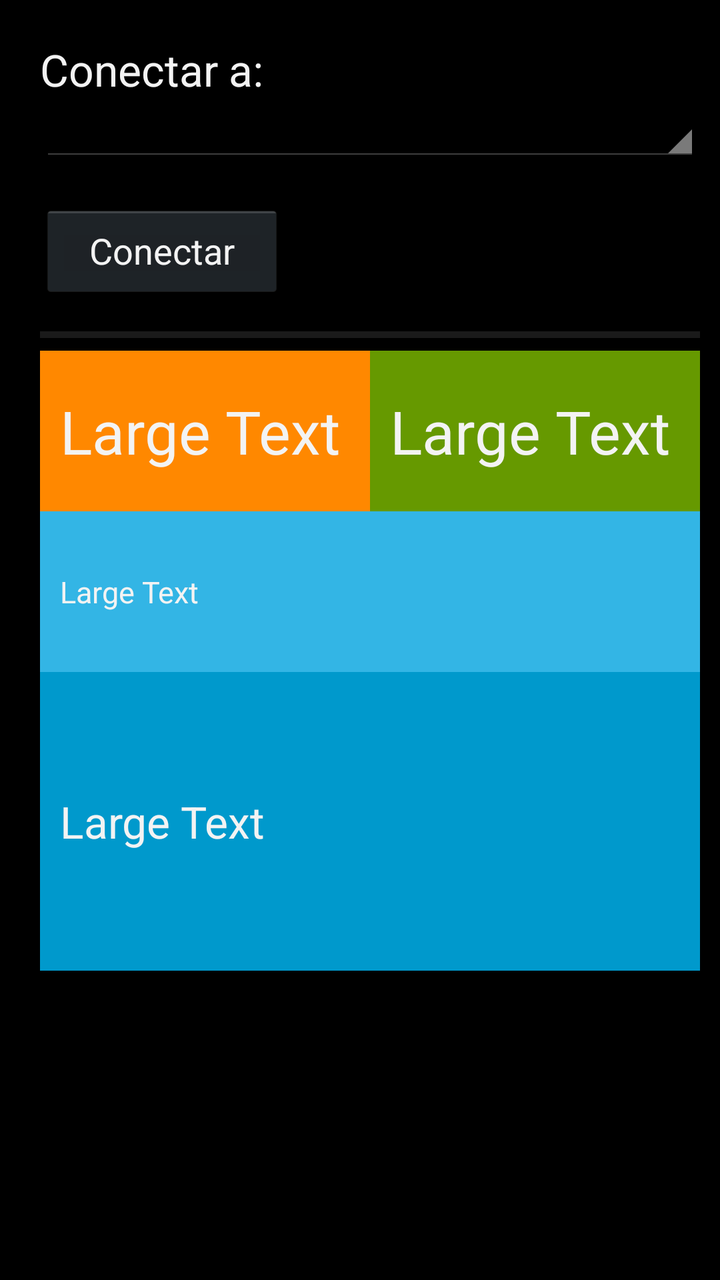
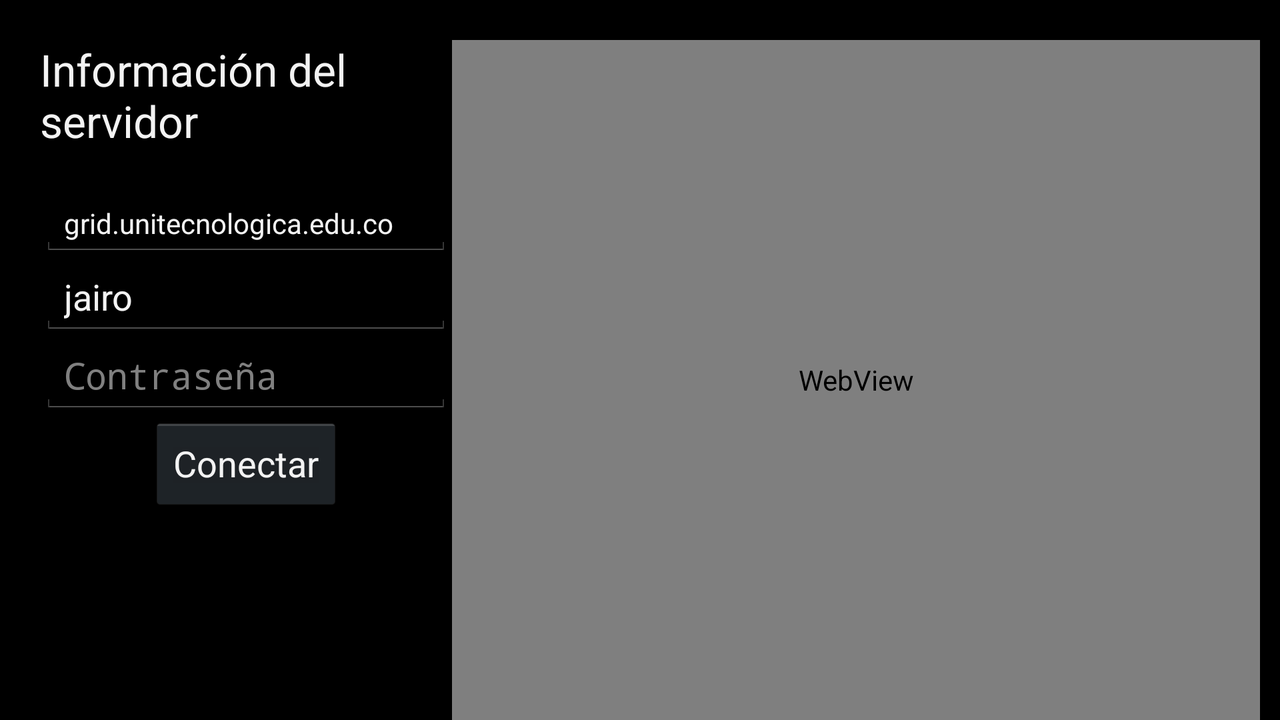

The same Android screen from two of the app's own layout files: first res/layout/ as a phone draws it, then the repository's variant for another configuration, drawn on a device whose configuration selects that folder. Both files follow.
<!-- AndroidManifest.xml: application theme AppTheme -->
<!-- res/layout/activity_server.xml -->
<LinearLayout xmlns:android="http://schemas.android.com/apk/res/android"
    android:orientation="vertical"
    android:layout_width="fill_parent"
    android:layout_height="fill_parent"
    android:paddingTop="20dp"
    android:paddingRight="10dp"
    android:paddingLeft="20dp"
    android:weightSum="1">

    <TextView
        android:layout_width="wrap_content"
        android:layout_height="wrap_content"
        android:textAppearance="?android:attr/textAppearanceLarge"
        android:text="@string/connect_to"
        android:id="@+id/tvConnectTo" />

    <Spinner
        android:layout_width="match_parent"
        android:layout_height="wrap_content"
        android:id="@+id/spinner"
        android:padding="5dp" />

    <LinearLayout
        android:orientation="horizontal"
        android:layout_width="fill_parent"
        android:layout_height="wrap_content"
        android:paddingTop="20dp">

        <Button
            android:layout_width="122dp"
            android:layout_height="wrap_content"
            android:text="@string/connect_bt"
            android:id="@+id/button"
            android:layout_gravity="center_horizontal"
            android:onClick="ConnectClick"
            android:layout_marginTop="10dp" />
    </LinearLayout>

    <ProgressBar
        style="?android:attr/progressBarStyleHorizontal"
        android:layout_width="fill_parent"
        android:layout_height="wrap_content"
        android:id="@+id/progressBar"
        android:progress="0"
        android:indeterminate="false" />

    <TableLayout
        android:layout_width="fill_parent"
        android:layout_height="fill_parent"
        android:layout_gravity="center_horizontal"
        android:layout_weight="0.64"
        android:id="@+id/infopanel">

        <TableRow
            android:layout_width="fill_parent"
            android:layout_height="fill_parent">

            <TextView
                android:layout_width="match_parent"
                android:layout_height="wrap_content"
                android:layout_weight="50"
                android:textAppearance="?android:attr/textAppearanceLarge"
                android:text="Large Text"
                android:id="@+id/memtotal_tx"
                android:paddingTop="20dp"
                android:paddingBottom="20dp"
                android:background="@android:color/holo_orange_dark"
                android:paddingLeft="10dp"
                android:textSize="30dp" />

            <TextView
                android:layout_width="match_parent"
                android:layout_height="wrap_content"
                android:layout_weight="50"
                android:textAppearance="?android:attr/textAppearanceLarge"
                android:text="Large Text"
                android:id="@+id/memfree_tx"
                android:paddingTop="20dp"
                android:paddingBottom="20dp"
                android:paddingLeft="10dp"
                android:textSize="30dp"
                android:background="@android:color/holo_green_dark" />
        </TableRow>

        <TableRow
            android:layout_width="fill_parent"
            android:layout_height="fill_parent">

            <TextView
                android:layout_width="match_parent"
                android:layout_height="wrap_content"
                android:layout_weight="70"
                android:textAppearance="?android:attr/textAppearanceLarge"
                android:text="Large Text"
                android:id="@+id/uptime_tx"
                android:background="@android:color/holo_blue_light"
                android:paddingTop="30dp"
                android:paddingBottom="30dp"
                android:paddingLeft="10dp"
                android:textSize="15dp"
                android:maxWidth="100dp" />
        </TableRow>

        <TableRow
            android:layout_width="fill_parent"
            android:layout_height="fill_parent">

            <TextView
                android:layout_width="match_parent"
                android:layout_height="wrap_content"
                android:layout_weight="80"
                android:textAppearance="?android:attr/textAppearanceLarge"
                android:text="Large Text"
                android:id="@+id/cpu_tx"
                android:background="@android:color/holo_blue_dark"
                android:paddingLeft="10dp"
                android:paddingTop="60dp"
                android:paddingBottom="60dp" />
        </TableRow>

    </TableLayout>

</LinearLayout>
<!-- resources referenced by this layout -->
<resources>
  <string name="connect_bt">Conectar</string>
  <string name="connect_to">Conectar a:</string>
  <style name="AppTheme" parent="android:Theme.Holo">
  
      </style>
</resources>
<!-- res/layout-land/activity_server.xml (the repository's variant of the layout above) -->
<!-- drawn on the phone turned sideways -->
<LinearLayout
    android:orientation="horizontal"
    android:layout_width="fill_parent"
    android:layout_height="fill_parent"
    xmlns:android="http://schemas.android.com/apk/res/android"
    android:paddingTop="20dp"
    android:paddingRight="10dp"
    android:paddingLeft="20dp"
    android:weightSum="1">

    <LinearLayout
        android:orientation="vertical"
        android:layout_width="206dp"
        android:layout_height="match_parent">

        <TextView
            android:layout_width="wrap_content"
            android:layout_height="wrap_content"
            android:textAppearance="?android:attr/textAppearanceLarge"
            android:text="Información del servidor"
            android:id="@+id/textView"
            android:paddingBottom="20dp" />

        <EditText
            android:layout_width="match_parent"
            android:layout_height="wrap_content"
            android:inputType="textPersonName"
            android:ems="10"
            android:id="@+id/edthostname"
            android:hint="Dirección del servidor"
            android:text="grid.unitecnologica.edu.co"
            android:textSize="14dp" />

        <EditText
            android:layout_width="match_parent"
            android:layout_height="wrap_content"
            android:id="@+id/edtusername"
            android:hint="Usuario"
            android:inputType="text"
            android:text="jairo" />

        <EditText
            android:layout_width="match_parent"
            android:layout_height="wrap_content"
            android:inputType="textPassword"
            android:ems="10"
            android:id="@+id/edtpassword"
            android:layout_gravity="center_horizontal"
            android:hint="Contraseña" />

        <Button
            android:layout_width="wrap_content"
            android:layout_height="wrap_content"
            android:text="Conectar"
            android:id="@+id/button"
            android:layout_gravity="center_horizontal"
            android:onClick="selfConnect" />

    </LinearLayout>

    <WebView
        android:layout_width="match_parent"
        android:layout_height="match_parent"
        android:id="@+id/webView" />

</LinearLayout>
<!-- resources referenced by the variant -->
<!-- as the phone turned sideways resolves them -->
<resources>
  <style name="AppTheme" parent="android:Theme.Holo">
  
      </style>
</resources>
